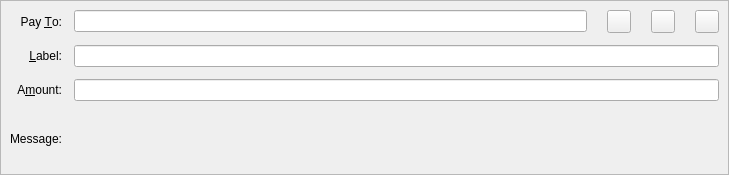
<?xml version="1.0" encoding="UTF-8"?>
<ui version="4.0">
 <class>SendCoinsEntry</class>
 <widget class="QStackedWidget" name="SendCoinsEntry">
  <property name="geometry">
   <rect>
    <x>0</x>
    <y>0</y>
    <width>729</width>
    <height>175</height>
   </rect>
  </property>
  <property name="focusPolicy">
   <enum>Qt::TabFocus</enum>
  </property>
  <property name="autoFillBackground">
   <bool>false</bool>
  </property>
  <property name="currentIndex">
   <number>0</number>
  </property>
  <widget class="QFrame" name="SendCoins">
   <property name="toolTip">
    <string>This is a normal payment.</string>
   </property>
   <property name="frameShape">
    <enum>QFrame::StyledPanel</enum>
   </property>
   <property name="frameShadow">
    <enum>QFrame::Sunken</enum>
   </property>
   <layout class="QGridLayout" name="gridLayout">
    <property name="spacing">
     <number>12</number>
    </property>
    <item row="2" column="1">
     <widget class="BitcoinAmountField" name="payAmount"/>
    </item>
    <item row="3" column="1">
     <widget class="QLabel" name="messageTextLabel">
      <property name="toolTip">
       <string>A message that was attached to the barandos: URI which will be stored with the transaction for your reference. Note: This message will not be sent over the barandos network.</string>
      </property>
      <property name="textFormat">
       <enum>Qt::PlainText</enum>
      </property>
     </widget>
    </item>
    <item row="0" column="0">
     <widget class="QLabel" name="payToLabel">
      <property name="text">
       <string>Pay &amp;To:</string>
      </property>
      <property name="alignment">
       <set>Qt::AlignRight|Qt::AlignTrailing|Qt::AlignVCenter</set>
      </property>
      <property name="buddy">
       <cstring>payTo</cstring>
      </property>
     </widget>
    </item>
    <item row="2" column="0">
     <widget class="QLabel" name="amountLabel">
      <property name="text">
       <string>A&amp;mount:</string>
      </property>
      <property name="alignment">
       <set>Qt::AlignRight|Qt::AlignTrailing|Qt::AlignVCenter</set>
      </property>
      <property name="buddy">
       <cstring>payAmount</cstring>
      </property>
     </widget>
    </item>
    <item row="1" column="0">
     <widget class="QLabel" name="labelLabel">
      <property name="text">
       <string>&amp;Label:</string>
      </property>
      <property name="alignment">
       <set>Qt::AlignRight|Qt::AlignTrailing|Qt::AlignVCenter</set>
      </property>
      <property name="buddy">
       <cstring>addAsLabel</cstring>
      </property>
     </widget>
    </item>
    <item row="1" column="1">
     <widget class="QLineEdit" name="addAsLabel">
      <property name="toolTip">
       <string>Enter a label for this address to add it to the list of used addresses</string>
      </property>
     </widget>
    </item>
    <item row="3" column="0">
     <widget class="QLabel" name="messageLabel">
      <property name="text">
       <string>Message:</string>
      </property>
      <property name="alignment">
       <set>Qt::AlignRight|Qt::AlignTrailing|Qt::AlignVCenter</set>
      </property>
     </widget>
    </item>
    <item row="0" column="1">
     <layout class="QHBoxLayout" name="payToLayout">
      <property name="spacing">
       <number>0</number>
      </property>
      <item>
       <widget class="QValidatedLineEdit" name="payTo">
        <property name="sizePolicy">
         <sizepolicy hsizetype="Preferred" vsizetype="Maximum">
          <horstretch>0</horstretch>
          <verstretch>0</verstretch>
         </sizepolicy>
        </property>
        <property name="toolTip">
         <string>The barandos address to send the payment to</string>
        </property>
       </widget>
      </item>
      <item>
       <spacer name="horizontalSpacer">
        <property name="orientation">
         <enum>Qt::Horizontal</enum>
        </property>
        <property name="sizeType">
         <enum>QSizePolicy::Maximum</enum>
        </property>
        <property name="sizeHint" stdset="0">
         <size>
          <width>20</width>
          <height>20</height>
         </size>
        </property>
       </spacer>
      </item>
      <item>
       <widget class="QToolButton" name="addressBookButton">
        <property name="sizePolicy">
         <sizepolicy hsizetype="Maximum" vsizetype="Maximum">
          <horstretch>0</horstretch>
          <verstretch>0</verstretch>
         </sizepolicy>
        </property>
        <property name="toolTip">
         <string>Choose previously used address</string>
        </property>
        <property name="text">
         <string/>
        </property>
        <property name="icon">
         <iconset resource="../barandos.qrc">
          <normaloff>:/icons/address-book</normaloff>:/icons/address-book</iconset>
        </property>
        <property name="shortcut">
         <string>Alt+A</string>
        </property>
       </widget>
      </item>
      <item>
       <spacer name="horizontalSpacer_2">
        <property name="orientation">
         <enum>Qt::Horizontal</enum>
        </property>
        <property name="sizeType">
         <enum>QSizePolicy::Maximum</enum>
        </property>
        <property name="sizeHint" stdset="0">
         <size>
          <width>20</width>
          <height>20</height>
         </size>
        </property>
       </spacer>
      </item>
      <item>
       <widget class="QToolButton" name="pasteButton">
        <property name="sizePolicy">
         <sizepolicy hsizetype="Maximum" vsizetype="Maximum">
          <horstretch>0</horstretch>
          <verstretch>0</verstretch>
         </sizepolicy>
        </property>
        <property name="toolTip">
         <string>Paste address from clipboard</string>
        </property>
        <property name="text">
         <string/>
        </property>
        <property name="icon">
         <iconset resource="../barandos.qrc">
          <normaloff>:/icons/editpaste</normaloff>:/icons/editpaste</iconset>
        </property>
        <property name="shortcut">
         <string>Alt+P</string>
        </property>
       </widget>
      </item>
      <item>
       <spacer name="horizontalSpacer_3">
        <property name="orientation">
         <enum>Qt::Horizontal</enum>
        </property>
        <property name="sizeType">
         <enum>QSizePolicy::Maximum</enum>
        </property>
        <property name="sizeHint" stdset="0">
         <size>
          <width>20</width>
          <height>20</height>
         </size>
        </property>
       </spacer>
      </item>
      <item>
       <widget class="QToolButton" name="deleteButton">
        <property name="sizePolicy">
         <sizepolicy hsizetype="Maximum" vsizetype="Maximum">
          <horstretch>0</horstretch>
          <verstretch>0</verstretch>
         </sizepolicy>
        </property>
        <property name="toolTip">
         <string>Remove this entry</string>
        </property>
        <property name="text">
         <string/>
        </property>
        <property name="icon">
         <iconset resource="../barandos.qrc">
          <normaloff>:/icons/remove</normaloff>:/icons/remove</iconset>
        </property>
       </widget>
      </item>
     </layout>
    </item>
   </layout>
  </widget>
  <widget class="QFrame" name="SendCoins_InsecurePaymentRequest">
   <property name="palette">
    <palette>
     <active>
      <colorrole role="WindowText">
       <brush brushstyle="SolidPattern">
        <color alpha="255">
         <red>0</red>
         <green>0</green>
         <blue>0</blue>
        </color>
       </brush>
      </colorrole>
      <colorrole role="Button">
       <brush brushstyle="SolidPattern">
        <color alpha="255">
         <red>255</red>
         <green>255</green>
         <blue>127</blue>
        </color>
       </brush>
      </colorrole>
      <colorrole role="Light">
       <brush brushstyle="SolidPattern">
        <color alpha="255">
         <red>255</red>
         <green>255</green>
         <blue>255</blue>
        </color>
       </brush>
      </colorrole>
      <colorrole role="Midlight">
       <brush brushstyle="SolidPattern">
        <color alpha="255">
         <red>255</red>
         <green>255</green>
         <blue>191</blue>
        </color>
       </brush>
      </colorrole>
      <colorrole role="Dark">
       <brush brushstyle="SolidPattern">
        <color alpha="255">
         <red>127</red>
         <green>127</green>
         <blue>63</blue>
        </color>
       </brush>
      </colorrole>
      <colorrole role="Mid">
       <brush brushstyle="SolidPattern">
        <color alpha="255">
         <red>170</red>
         <green>170</green>
         <blue>84</blue>
        </color>
       </brush>
      </colorrole>
      <colorrole role="Text">
       <brush brushstyle="SolidPattern">
        <color alpha="255">
         <red>0</red>
         <green>0</green>
         <blue>0</blue>
        </color>
       </brush>
      </colorrole>
      <colorrole role="BrightText">
       <brush brushstyle="SolidPattern">
        <color alpha="255">
         <red>255</red>
         <green>255</green>
         <blue>255</blue>
        </color>
       </brush>
      </colorrole>
      <colorrole role="ButtonText">
       <brush brushstyle="SolidPattern">
        <color alpha="255">
         <red>0</red>
         <green>0</green>
         <blue>0</blue>
        </color>
       </brush>
      </colorrole>
      <colorrole role="Base">
       <brush brushstyle="SolidPattern">
        <color alpha="255">
         <red>255</red>
         <green>255</green>
         <blue>255</blue>
        </color>
       </brush>
      </colorrole>
      <colorrole role="Window">
       <brush brushstyle="SolidPattern">
        <color alpha="255">
         <red>255</red>
         <green>255</green>
         <blue>127</blue>
        </color>
       </brush>
      </colorrole>
      <colorrole role="Shadow">
       <brush brushstyle="SolidPattern">
        <color alpha="255">
         <red>0</red>
         <green>0</green>
         <blue>0</blue>
        </color>
       </brush>
      </colorrole>
      <colorrole role="AlternateBase">
       <brush brushstyle="SolidPattern">
        <color alpha="255">
         <red>255</red>
         <green>255</green>
         <blue>191</blue>
        </color>
       </brush>
      </colorrole>
      <colorrole role="ToolTipBase">
       <brush brushstyle="SolidPattern">
        <color alpha="255">
         <red>255</red>
         <green>255</green>
         <blue>220</blue>
        </color>
       </brush>
      </colorrole>
      <colorrole role="ToolTipText">
       <brush brushstyle="SolidPattern">
        <color alpha="255">
         <red>0</red>
         <green>0</green>
         <blue>0</blue>
        </color>
       </brush>
      </colorrole>
     </active>
     <inactive>
      <colorrole role="WindowText">
       <brush brushstyle="SolidPattern">
        <color alpha="255">
         <red>0</red>
         <green>0</green>
         <blue>0</blue>
        </color>
       </brush>
      </colorrole>
      <colorrole role="Button">
       <brush brushstyle="SolidPattern">
        <color alpha="255">
         <red>255</red>
         <green>255</green>
         <blue>127</blue>
        </color>
       </brush>
      </colorrole>
      <colorrole role="Light">
       <brush brushstyle="SolidPattern">
        <color alpha="255">
         <red>255</red>
         <green>255</green>
         <blue>255</blue>
        </color>
       </brush>
      </colorrole>
      <colorrole role="Midlight">
       <brush brushstyle="SolidPattern">
        <color alpha="255">
         <red>255</red>
         <green>255</green>
         <blue>191</blue>
        </color>
       </brush>
      </colorrole>
      <colorrole role="Dark">
       <brush brushstyle="SolidPattern">
        <color alpha="255">
         <red>127</red>
         <green>127</green>
         <blue>63</blue>
        </color>
       </brush>
      </colorrole>
      <colorrole role="Mid">
       <brush brushstyle="SolidPattern">
        <color alpha="255">
         <red>170</red>
         <green>170</green>
         <blue>84</blue>
        </color>
       </brush>
      </colorrole>
      <colorrole role="Text">
       <brush brushstyle="SolidPattern">
        <color alpha="255">
         <red>0</red>
         <green>0</green>
         <blue>0</blue>
        </color>
       </brush>
      </colorrole>
      <colorrole role="BrightText">
       <brush brushstyle="SolidPattern">
        <color alpha="255">
         <red>255</red>
         <green>255</green>
         <blue>255</blue>
        </color>
       </brush>
      </colorrole>
      <colorrole role="ButtonText">
       <brush brushstyle="SolidPattern">
        <color alpha="255">
         <red>0</red>
         <green>0</green>
         <blue>0</blue>
        </color>
       </brush>
      </colorrole>
      <colorrole role="Base">
       <brush brushstyle="SolidPattern">
        <color alpha="255">
         <red>255</red>
         <green>255</green>
         <blue>255</blue>
        </color>
       </brush>
      </colorrole>
      <colorrole role="Window">
       <brush brushstyle="SolidPattern">
        <color alpha="255">
         <red>255</red>
         <green>255</green>
         <blue>127</blue>
        </color>
       </brush>
      </colorrole>
      <colorrole role="Shadow">
       <brush brushstyle="SolidPattern">
        <color alpha="255">
         <red>0</red>
         <green>0</green>
         <blue>0</blue>
        </color>
       </brush>
      </colorrole>
      <colorrole role="AlternateBase">
       <brush brushstyle="SolidPattern">
        <color alpha="255">
         <red>255</red>
         <green>255</green>
         <blue>191</blue>
        </color>
       </brush>
      </colorrole>
      <colorrole role="ToolTipBase">
       <brush brushstyle="SolidPattern">
        <color alpha="255">
         <red>255</red>
         <green>255</green>
         <blue>220</blue>
        </color>
       </brush>
      </colorrole>
      <colorrole role="ToolTipText">
       <brush brushstyle="SolidPattern">
        <color alpha="255">
         <red>0</red>
         <green>0</green>
         <blue>0</blue>
        </color>
       </brush>
      </colorrole>
     </inactive>
     <disabled>
      <colorrole role="WindowText">
       <brush brushstyle="SolidPattern">
        <color alpha="255">
         <red>127</red>
         <green>127</green>
         <blue>63</blue>
        </color>
       </brush>
      </colorrole>
      <colorrole role="Button">
       <brush brushstyle="SolidPattern">
        <color alpha="255">
         <red>255</red>
         <green>255</green>
         <blue>127</blue>
        </color>
       </brush>
      </colorrole>
      <colorrole role="Light">
       <brush brushstyle="SolidPattern">
        <color alpha="255">
         <red>255</red>
         <green>255</green>
         <blue>255</blue>
        </color>
       </brush>
      </colorrole>
      <colorrole role="Midlight">
       <brush brushstyle="SolidPattern">
        <color alpha="255">
         <red>255</red>
         <green>255</green>
         <blue>191</blue>
        </color>
       </brush>
      </colorrole>
      <colorrole role="Dark">
       <brush brushstyle="SolidPattern">
        <color alpha="255">
         <red>127</red>
         <green>127</green>
         <blue>63</blue>
        </color>
       </brush>
      </colorrole>
      <colorrole role="Mid">
       <brush brushstyle="SolidPattern">
        <color alpha="255">
         <red>170</red>
         <green>170</green>
         <blue>84</blue>
        </color>
       </brush>
      </colorrole>
      <colorrole role="Text">
       <brush brushstyle="SolidPattern">
        <color alpha="255">
         <red>127</red>
         <green>127</green>
         <blue>63</blue>
        </color>
       </brush>
      </colorrole>
      <colorrole role="BrightText">
       <brush brushstyle="SolidPattern">
        <color alpha="255">
         <red>255</red>
         <green>255</green>
         <blue>255</blue>
        </color>
       </brush>
      </colorrole>
      <colorrole role="ButtonText">
       <brush brushstyle="SolidPattern">
        <color alpha="255">
         <red>127</red>
         <green>127</green>
         <blue>63</blue>
        </color>
       </brush>
      </colorrole>
      <colorrole role="Base">
       <brush brushstyle="SolidPattern">
        <color alpha="255">
         <red>255</red>
         <green>255</green>
         <blue>127</blue>
        </color>
       </brush>
      </colorrole>
      <colorrole role="Window">
       <brush brushstyle="SolidPattern">
        <color alpha="255">
         <red>255</red>
         <green>255</green>
         <blue>127</blue>
        </color>
       </brush>
      </colorrole>
      <colorrole role="Shadow">
       <brush brushstyle="SolidPattern">
        <color alpha="255">
         <red>0</red>
         <green>0</green>
         <blue>0</blue>
        </color>
       </brush>
      </colorrole>
      <colorrole role="AlternateBase">
       <brush brushstyle="SolidPattern">
        <color alpha="255">
         <red>255</red>
         <green>255</green>
         <blue>127</blue>
        </color>
       </brush>
      </colorrole>
      <colorrole role="ToolTipBase">
       <brush brushstyle="SolidPattern">
        <color alpha="255">
         <red>255</red>
         <green>255</green>
         <blue>220</blue>
        </color>
       </brush>
      </colorrole>
      <colorrole role="ToolTipText">
       <brush brushstyle="SolidPattern">
        <color alpha="255">
         <red>0</red>
         <green>0</green>
         <blue>0</blue>
        </color>
       </brush>
      </colorrole>
     </disabled>
    </palette>
   </property>
   <property name="toolTip">
    <string>This is an unverified payment request.</string>
   </property>
   <property name="autoFillBackground">
    <bool>true</bool>
   </property>
   <property name="frameShape">
    <enum>QFrame::StyledPanel</enum>
   </property>
   <property name="frameShadow">
    <enum>QFrame::Sunken</enum>
   </property>
   <layout class="QGridLayout" name="gridLayout_is">
    <property name="spacing">
     <number>12</number>
    </property>
    <item row="0" column="0">
     <widget class="QLabel" name="payToLabel_is">
      <property name="text">
       <string>Pay To:</string>
      </property>
      <property name="alignment">
       <set>Qt::AlignRight|Qt::AlignTrailing|Qt::AlignVCenter</set>
      </property>
     </widget>
    </item>
    <item row="0" column="1">
     <layout class="QHBoxLayout" name="payToLayout_is">
      <property name="spacing">
       <number>0</number>
      </property>
      <item>
       <widget class="QLabel" name="payTo_is"/>
      </item>
      <item>
       <widget class="QToolButton" name="deleteButton_is">
        <property name="toolTip">
         <string>Remove this entry</string>
        </property>
        <property name="text">
         <string/>
        </property>
        <property name="icon">
         <iconset resource="../barandos.qrc">
          <normaloff>:/icons/remove</normaloff>:/icons/remove</iconset>
        </property>
       </widget>
      </item>
     </layout>
    </item>
    <item row="1" column="0">
     <widget class="QLabel" name="memoLabel_is">
      <property name="text">
       <string>Memo:</string>
      </property>
      <property name="alignment">
       <set>Qt::AlignRight|Qt::AlignTrailing|Qt::AlignVCenter</set>
      </property>
     </widget>
    </item>
    <item row="1" column="1">
     <widget class="QLabel" name="memoTextLabel_is">
      <property name="textFormat">
       <enum>Qt::PlainText</enum>
      </property>
     </widget>
    </item>
    <item row="2" column="0">
     <widget class="QLabel" name="amountLabel_is">
      <property name="text">
       <string>A&amp;mount:</string>
      </property>
      <property name="alignment">
       <set>Qt::AlignRight|Qt::AlignTrailing|Qt::AlignVCenter</set>
      </property>
      <property name="buddy">
       <cstring>payAmount_is</cstring>
      </property>
     </widget>
    </item>
    <item row="2" column="1">
     <widget class="BitcoinAmountField" name="payAmount_is">
      <property name="acceptDrops">
       <bool>false</bool>
      </property>
     </widget>
    </item>
   </layout>
  </widget>
  <widget class="QFrame" name="SendCoins_SecurePaymentRequest">
   <property name="palette">
    <palette>
     <active>
      <colorrole role="WindowText">
       <brush brushstyle="SolidPattern">
        <color alpha="255">
         <red>0</red>
         <green>0</green>
         <blue>0</blue>
        </color>
       </brush>
      </colorrole>
      <colorrole role="Button">
       <brush brushstyle="SolidPattern">
        <color alpha="255">
         <red>140</red>
         <green>232</green>
         <blue>119</blue>
        </color>
       </brush>
      </colorrole>
      <colorrole role="Light">
       <brush brushstyle="SolidPattern">
        <color alpha="255">
         <red>230</red>
         <green>255</green>
         <blue>224</blue>
        </color>
       </brush>
      </colorrole>
      <colorrole role="Midlight">
       <brush brushstyle="SolidPattern">
        <color alpha="255">
         <red>185</red>
         <green>243</green>
         <blue>171</blue>
        </color>
       </brush>
      </colorrole>
      <colorrole role="Dark">
       <brush brushstyle="SolidPattern">
        <color alpha="255">
         <red>70</red>
         <green>116</green>
         <blue>59</blue>
        </color>
       </brush>
      </colorrole>
      <colorrole role="Mid">
       <brush brushstyle="SolidPattern">
        <color alpha="255">
         <red>93</red>
         <green>155</green>
         <blue>79</blue>
        </color>
       </brush>
      </colorrole>
      <colorrole role="Text">
       <brush brushstyle="SolidPattern">
        <color alpha="255">
         <red>0</red>
         <green>0</green>
         <blue>0</blue>
        </color>
       </brush>
      </colorrole>
      <colorrole role="BrightText">
       <brush brushstyle="SolidPattern">
        <color alpha="255">
         <red>155</red>
         <green>255</green>
         <blue>147</blue>
        </color>
       </brush>
      </colorrole>
      <colorrole role="ButtonText">
       <brush brushstyle="SolidPattern">
        <color alpha="255">
         <red>0</red>
         <green>0</green>
         <blue>0</blue>
        </color>
       </brush>
      </colorrole>
      <colorrole role="Base">
       <brush brushstyle="SolidPattern">
        <color alpha="255">
         <red>119</red>
         <green>255</green>
         <blue>233</blue>
        </color>
       </brush>
      </colorrole>
      <colorrole role="Window">
       <brush brushstyle="SolidPattern">
        <color alpha="255">
         <red>140</red>
         <green>232</green>
         <blue>119</blue>
        </color>
       </brush>
      </colorrole>
      <colorrole role="Shadow">
       <brush brushstyle="SolidPattern">
        <color alpha="255">
         <red>0</red>
         <green>0</green>
         <blue>0</blue>
        </color>
       </brush>
      </colorrole>
      <colorrole role="AlternateBase">
       <brush brushstyle="SolidPattern">
        <color alpha="255">
         <red>197</red>
         <green>243</green>
         <blue>187</blue>
        </color>
       </brush>
      </colorrole>
      <colorrole role="NoRole">
       <brush brushstyle="SolidPattern">
        <color alpha="255">
         <red>125</red>
         <green>194</green>
         <blue>122</blue>
        </color>
       </brush>
      </colorrole>
      <colorrole role="ToolTipBase">
       <brush brushstyle="SolidPattern">
        <color alpha="255">
         <red>255</red>
         <green>255</green>
         <blue>220</blue>
        </color>
       </brush>
      </colorrole>
      <colorrole role="ToolTipText">
       <brush brushstyle="SolidPattern">
        <color alpha="255">
         <red>0</red>
         <green>0</green>
         <blue>0</blue>
        </color>
       </brush>
      </colorrole>
     </active>
     <inactive>
      <colorrole role="WindowText">
       <brush brushstyle="SolidPattern">
        <color alpha="255">
         <red>0</red>
         <green>0</green>
         <blue>0</blue>
        </color>
       </brush>
      </colorrole>
      <colorrole role="Button">
       <brush brushstyle="SolidPattern">
        <color alpha="255">
         <red>140</red>
         <green>232</green>
         <blue>119</blue>
        </color>
       </brush>
      </colorrole>
      <colorrole role="Light">
       <brush brushstyle="SolidPattern">
        <color alpha="255">
         <red>230</red>
         <green>255</green>
         <blue>224</blue>
        </color>
       </brush>
      </colorrole>
      <colorrole role="Midlight">
       <brush brushstyle="SolidPattern">
        <color alpha="255">
         <red>185</red>
         <green>243</green>
         <blue>171</blue>
        </color>
       </brush>
      </colorrole>
      <colorrole role="Dark">
       <brush brushstyle="SolidPattern">
        <color alpha="255">
         <red>70</red>
         <green>116</green>
         <blue>59</blue>
        </color>
       </brush>
      </colorrole>
      <colorrole role="Mid">
       <brush brushstyle="SolidPattern">
        <color alpha="255">
         <red>93</red>
         <green>155</green>
         <blue>79</blue>
        </color>
       </brush>
      </colorrole>
      <colorrole role="Text">
       <brush brushstyle="SolidPattern">
        <color alpha="255">
         <red>0</red>
         <green>0</green>
         <blue>0</blue>
        </color>
       </brush>
      </colorrole>
      <colorrole role="BrightText">
       <brush brushstyle="SolidPattern">
        <color alpha="255">
         <red>155</red>
         <green>255</green>
         <blue>147</blue>
        </color>
       </brush>
      </colorrole>
      <colorrole role="ButtonText">
       <brush brushstyle="SolidPattern">
        <color alpha="255">
         <red>0</red>
         <green>0</green>
         <blue>0</blue>
        </color>
       </brush>
      </colorrole>
      <colorrole role="Base">
       <brush brushstyle="SolidPattern">
        <color alpha="255">
         <red>119</red>
         <green>255</green>
         <blue>233</blue>
        </color>
       </brush>
      </colorrole>
      <colorrole role="Window">
       <brush brushstyle="SolidPattern">
        <color alpha="255">
         <red>140</red>
         <green>232</green>
         <blue>119</blue>
        </color>
       </brush>
      </colorrole>
      <colorrole role="Shadow">
       <brush brushstyle="SolidPattern">
        <color alpha="255">
         <red>0</red>
         <green>0</green>
         <blue>0</blue>
        </color>
       </brush>
      </colorrole>
      <colorrole role="AlternateBase">
       <brush brushstyle="SolidPattern">
        <color alpha="255">
         <red>197</red>
         <green>243</green>
         <blue>187</blue>
        </color>
       </brush>
      </colorrole>
      <colorrole role="NoRole">
       <brush brushstyle="SolidPattern">
        <color alpha="255">
         <red>125</red>
         <green>194</green>
         <blue>122</blue>
        </color>
       </brush>
      </colorrole>
      <colorrole role="ToolTipBase">
       <brush brushstyle="SolidPattern">
        <color alpha="255">
         <red>255</red>
         <green>255</green>
         <blue>220</blue>
        </color>
       </brush>
      </colorrole>
      <colorrole role="ToolTipText">
       <brush brushstyle="SolidPattern">
        <color alpha="255">
         <red>0</red>
         <green>0</green>
         <blue>0</blue>
        </color>
       </brush>
      </colorrole>
     </inactive>
     <disabled>
      <colorrole role="WindowText">
       <brush brushstyle="SolidPattern">
        <color alpha="255">
         <red>70</red>
         <green>116</green>
         <blue>59</blue>
        </color>
       </brush>
      </colorrole>
      <colorrole role="Button">
       <brush brushstyle="SolidPattern">
        <color alpha="255">
         <red>140</red>
         <green>232</green>
         <blue>119</blue>
        </color>
       </brush>
      </colorrole>
      <colorrole role="Light">
       <brush brushstyle="SolidPattern">
        <color alpha="255">
         <red>230</red>
         <green>255</green>
         <blue>224</blue>
        </color>
       </brush>
      </colorrole>
      <colorrole role="Midlight">
       <brush brushstyle="SolidPattern">
        <color alpha="255">
         <red>185</red>
         <green>243</green>
         <blue>171</blue>
        </color>
       </brush>
      </colorrole>
      <colorrole role="Dark">
       <brush brushstyle="SolidPattern">
        <color alpha="255">
         <red>70</red>
         <green>116</green>
         <blue>59</blue>
        </color>
       </brush>
      </colorrole>
      <colorrole role="Mid">
       <brush brushstyle="SolidPattern">
        <color alpha="255">
         <red>93</red>
         <green>155</green>
         <blue>79</blue>
        </color>
       </brush>
      </colorrole>
      <colorrole role="Text">
       <brush brushstyle="SolidPattern">
        <color alpha="255">
         <red>70</red>
         <green>116</green>
         <blue>59</blue>
        </color>
       </brush>
      </colorrole>
      <colorrole role="BrightText">
       <brush brushstyle="SolidPattern">
        <color alpha="255">
         <red>155</red>
         <green>255</green>
         <blue>147</blue>
        </color>
       </brush>
      </colorrole>
      <colorrole role="ButtonText">
       <brush brushstyle="SolidPattern">
        <color alpha="255">
         <red>70</red>
         <green>116</green>
         <blue>59</blue>
        </color>
       </brush>
      </colorrole>
      <colorrole role="Base">
       <brush brushstyle="SolidPattern">
        <color alpha="255">
         <red>140</red>
         <green>232</green>
         <blue>119</blue>
        </color>
       </brush>
      </colorrole>
      <colorrole role="Window">
       <brush brushstyle="SolidPattern">
        <color alpha="255">
         <red>140</red>
         <green>232</green>
         <blue>119</blue>
        </color>
       </brush>
      </colorrole>
      <colorrole role="Shadow">
       <brush brushstyle="SolidPattern">
        <color alpha="255">
         <red>0</red>
         <green>0</green>
         <blue>0</blue>
        </color>
       </brush>
      </colorrole>
      <colorrole role="AlternateBase">
       <brush brushstyle="SolidPattern">
        <color alpha="255">
         <red>140</red>
         <green>232</green>
         <blue>119</blue>
        </color>
       </brush>
      </colorrole>
      <colorrole role="NoRole">
       <brush brushstyle="SolidPattern">
        <color alpha="255">
         <red>125</red>
         <green>194</green>
         <blue>122</blue>
        </color>
       </brush>
      </colorrole>
      <colorrole role="ToolTipBase">
       <brush brushstyle="SolidPattern">
        <color alpha="255">
         <red>255</red>
         <green>255</green>
         <blue>220</blue>
        </color>
       </brush>
      </colorrole>
      <colorrole role="ToolTipText">
       <brush brushstyle="SolidPattern">
        <color alpha="255">
         <red>0</red>
         <green>0</green>
         <blue>0</blue>
        </color>
       </brush>
      </colorrole>
     </disabled>
    </palette>
   </property>
   <property name="toolTip">
    <string>This is a verified payment request.</string>
   </property>
   <property name="autoFillBackground">
    <bool>true</bool>
   </property>
   <property name="frameShape">
    <enum>QFrame::StyledPanel</enum>
   </property>
   <property name="frameShadow">
    <enum>QFrame::Sunken</enum>
   </property>
   <layout class="QGridLayout" name="gridLayout_s">
    <property name="spacing">
     <number>12</number>
    </property>
    <item row="0" column="0">
     <widget class="QLabel" name="payToLabel_s">
      <property name="text">
       <string>Pay To:</string>
      </property>
      <property name="alignment">
       <set>Qt::AlignRight|Qt::AlignTrailing|Qt::AlignVCenter</set>
      </property>
     </widget>
    </item>
    <item row="0" column="1">
     <layout class="QHBoxLayout" name="payToLayout_s">
      <property name="spacing">
       <number>0</number>
      </property>
      <item>
       <widget class="QLabel" name="payTo_s">
        <property name="textFormat">
         <enum>Qt::PlainText</enum>
        </property>
       </widget>
      </item>
      <item>
       <widget class="QToolButton" name="deleteButton_s">
        <property name="toolTip">
         <string>Remove this entry</string>
        </property>
        <property name="text">
         <string/>
        </property>
        <property name="icon">
         <iconset resource="../barandos.qrc">
          <normaloff>:/icons/remove</normaloff>:/icons/remove</iconset>
        </property>
       </widget>
      </item>
     </layout>
    </item>
    <item row="1" column="0">
     <widget class="QLabel" name="memoLabel_s">
      <property name="text">
       <string>Memo:</string>
      </property>
      <property name="alignment">
       <set>Qt::AlignRight|Qt::AlignTrailing|Qt::AlignVCenter</set>
      </property>
     </widget>
    </item>
    <item row="1" column="1">
     <widget class="QLabel" name="memoTextLabel_s">
      <property name="textFormat">
       <enum>Qt::PlainText</enum>
      </property>
     </widget>
    </item>
    <item row="2" column="0">
     <widget class="QLabel" name="amountLabel_s">
      <property name="text">
       <string>A&amp;mount:</string>
      </property>
      <property name="alignment">
       <set>Qt::AlignRight|Qt::AlignTrailing|Qt::AlignVCenter</set>
      </property>
      <property name="buddy">
       <cstring>payAmount_s</cstring>
      </property>
     </widget>
    </item>
    <item row="2" column="1">
     <widget class="BitcoinAmountField" name="payAmount_s">
      <property name="acceptDrops">
       <bool>false</bool>
      </property>
     </widget>
    </item>
   </layout>
  </widget>
 </widget>
 <customwidgets>
  <customwidget>
   <class>QValidatedLineEdit</class>
   <extends>QLineEdit</extends>
   <header>qvalidatedlineedit.h</header>
  </customwidget>
  <customwidget>
   <class>BitcoinAmountField</class>
   <extends>QLineEdit</extends>
   <header>bitcoinamountfield.h</header>
   <container>1</container>
  </customwidget>
 </customwidgets>
 <tabstops>
  <tabstop>payTo</tabstop>
  <tabstop>addressBookButton</tabstop>
  <tabstop>pasteButton</tabstop>
  <tabstop>deleteButton</tabstop>
  <tabstop>addAsLabel</tabstop>
  <tabstop>payAmount</tabstop>
  <tabstop>payAmount_is</tabstop>
  <tabstop>deleteButton_is</tabstop>
  <tabstop>payAmount_s</tabstop>
  <tabstop>deleteButton_s</tabstop>
 </tabstops>
 <resources>
  <include location="../barandos.qrc"/>
 </resources>
 <connections/>
</ui>
